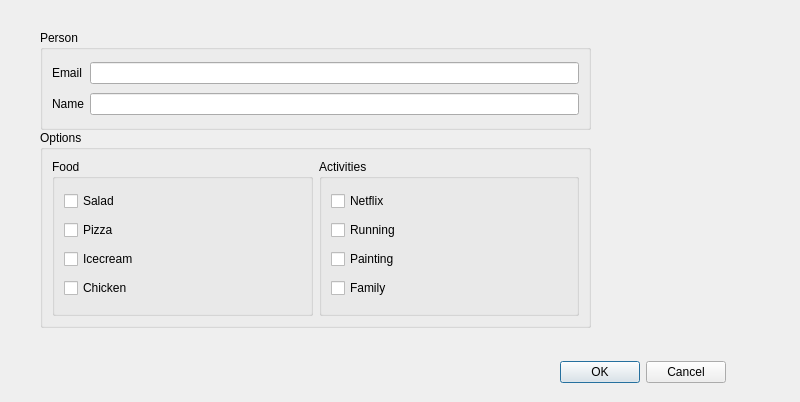
<?xml version="1.0" encoding="UTF-8"?>
<ui version="4.0">
 <class>Dialog</class>
 <widget class="QDialog" name="Dialog">
  <property name="geometry">
   <rect>
    <x>0</x>
    <y>0</y>
    <width>800</width>
    <height>402</height>
   </rect>
  </property>
  <property name="windowTitle">
   <string>Dialog</string>
  </property>
  <widget class="QGroupBox" name="grpPerson">
   <property name="geometry">
    <rect>
     <x>40</x>
     <y>30</y>
     <width>551</width>
     <height>100</height>
    </rect>
   </property>
   <property name="title">
    <string>Person</string>
   </property>
   <layout class="QGridLayout" name="gridLayout">
    <item row="0" column="0">
     <widget class="QLabel" name="label">
      <property name="text">
       <string>Email</string>
      </property>
     </widget>
    </item>
    <item row="0" column="1">
     <widget class="QLineEdit" name="txtEmail"/>
    </item>
    <item row="1" column="0">
     <widget class="QLabel" name="label_2">
      <property name="text">
       <string>Name</string>
      </property>
     </widget>
    </item>
    <item row="1" column="1">
     <widget class="QLineEdit" name="txtName"/>
    </item>
   </layout>
  </widget>
  <widget class="QGroupBox" name="grpOptions">
   <property name="geometry">
    <rect>
     <x>40</x>
     <y>130</y>
     <width>551</width>
     <height>198</height>
    </rect>
   </property>
   <property name="title">
    <string>Options</string>
   </property>
   <layout class="QGridLayout" name="gridLayout_2">
    <item row="0" column="0">
     <widget class="QGroupBox" name="grpFood">
      <property name="title">
       <string>Food</string>
      </property>
      <layout class="QVBoxLayout" name="verticalLayout">
       <item>
        <widget class="QCheckBox" name="checkBox">
         <property name="text">
          <string>Salad</string>
         </property>
        </widget>
       </item>
       <item>
        <widget class="QCheckBox" name="checkBox_2">
         <property name="text">
          <string>Pizza</string>
         </property>
        </widget>
       </item>
       <item>
        <widget class="QCheckBox" name="checkBox_3">
         <property name="text">
          <string>Icecream</string>
         </property>
        </widget>
       </item>
       <item>
        <widget class="QCheckBox" name="checkBox_4">
         <property name="text">
          <string>Chicken</string>
         </property>
        </widget>
       </item>
      </layout>
     </widget>
    </item>
    <item row="0" column="1">
     <widget class="QGroupBox" name="grpActivities">
      <property name="title">
       <string>Activities</string>
      </property>
      <layout class="QVBoxLayout" name="verticalLayout_2">
       <item>
        <widget class="QCheckBox" name="checkBox_5">
         <property name="text">
          <string>Netflix</string>
         </property>
        </widget>
       </item>
       <item>
        <widget class="QCheckBox" name="checkBox_6">
         <property name="text">
          <string>Running</string>
         </property>
        </widget>
       </item>
       <item>
        <widget class="QCheckBox" name="checkBox_7">
         <property name="text">
          <string>Painting</string>
         </property>
        </widget>
       </item>
       <item>
        <widget class="QCheckBox" name="checkBox_8">
         <property name="text">
          <string>Family</string>
         </property>
        </widget>
       </item>
      </layout>
     </widget>
    </item>
   </layout>
  </widget>
  <widget class="QDialogButtonBox" name="buttonBox">
   <property name="geometry">
    <rect>
     <x>560</x>
     <y>360</y>
     <width>166</width>
     <height>25</height>
    </rect>
   </property>
   <property name="standardButtons">
    <set>QDialogButtonBox::Cancel|QDialogButtonBox::Ok</set>
   </property>
  </widget>
 </widget>
 <resources/>
 <connections/>
</ui>
